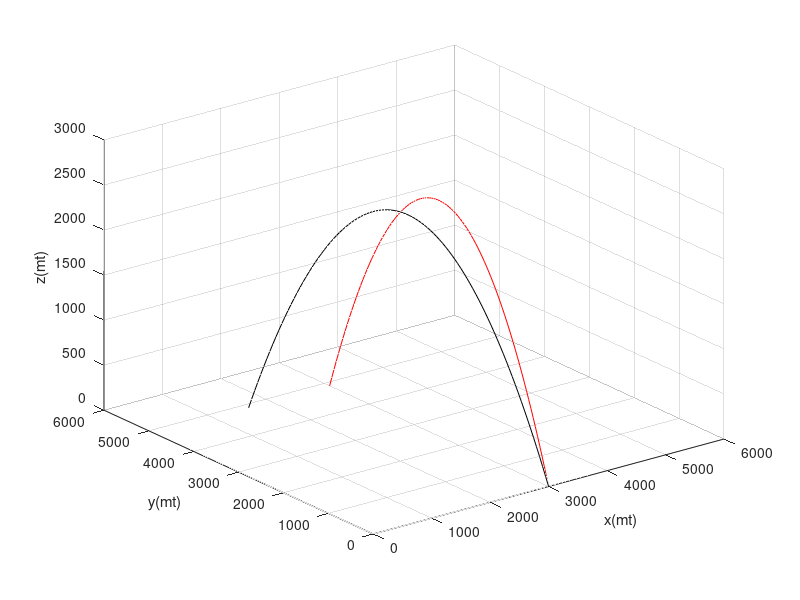

The MATLAB script that drew this image:
%Trayectoria de un proyectil en 3D
%Eje x hacia el Este; Eje y hacia el Norte; Eje z hacia arriba.
% Se supone que hay fuertes vientos que soplan hacia el Oeste o
%sea que genera una velocidad constante del proyectil en
%direccion oeste de 30mt/sec (vx=-30 m/s)
% El proyectil se dispara con una velocidad inicial de 250 mt/s
%con un angulo relativo al suelo de 65grados. La posicion del
%lanzamiento es de x=3000 mt, y=0 mt. La trayectoria es
%parabolica (g=9.81 mt/sec^2)
% Graficar la trayectoria sin viento y con el.
v0=250;
g=9.81;
alfa=65;
x0=3000;
y0=0;
z0=0;
vx=-30; %vel constante del viento en x
%Componentes de v0
v0y=v0*cos(alfa*(pi/180));
v0z=v0*sin(alfa*(pi/180));
%La posicion inicial (x0,y0,z0) es el punto (3000,0,0)
%En la direccion vertical la velocidad esta dada por:
% vz=v0z-g*t por lo tanto la posicion es: z=z0+v0z*t-1/2g*t^2
%Para calcular el tiempo que se requiere para alcanzar el
%punto mas alto vz=0 entonces thmax=v0z/g y el tiempo de vuelo
% es dos veces eso: ttot=2*thmax
% En las otras coordenadas las ecuaciones son: x=x0+vx*t
%y=y0+v0y*t
ttot=2*(v0z/g);
tplot=linspace(0,ttot,100); %tplot tiempo para graficar
z=z0+v0z*tplot-0.5*g*tplot.^2;
y=y0+v0y*tplot;
x=x0+vx*tplot; %con viento constante
xsinviento(1:length(y))=x0; % x es constante si no hay viento
plot3(x,y,z,'k',xsinviento,y,z,'r'); %plotea las dos
%trayectorias
grid on
axis([0 6000 0 6000 0 3000]);
xlabel('x(mt)');ylabel('y(mt)');zlabel('z(mt)');
%Coordenadas del impacto
impactosinviento=[xsinviento(length(y)) y(length(y))]
impactoconviento=[x(length(y)) y(length(y))]